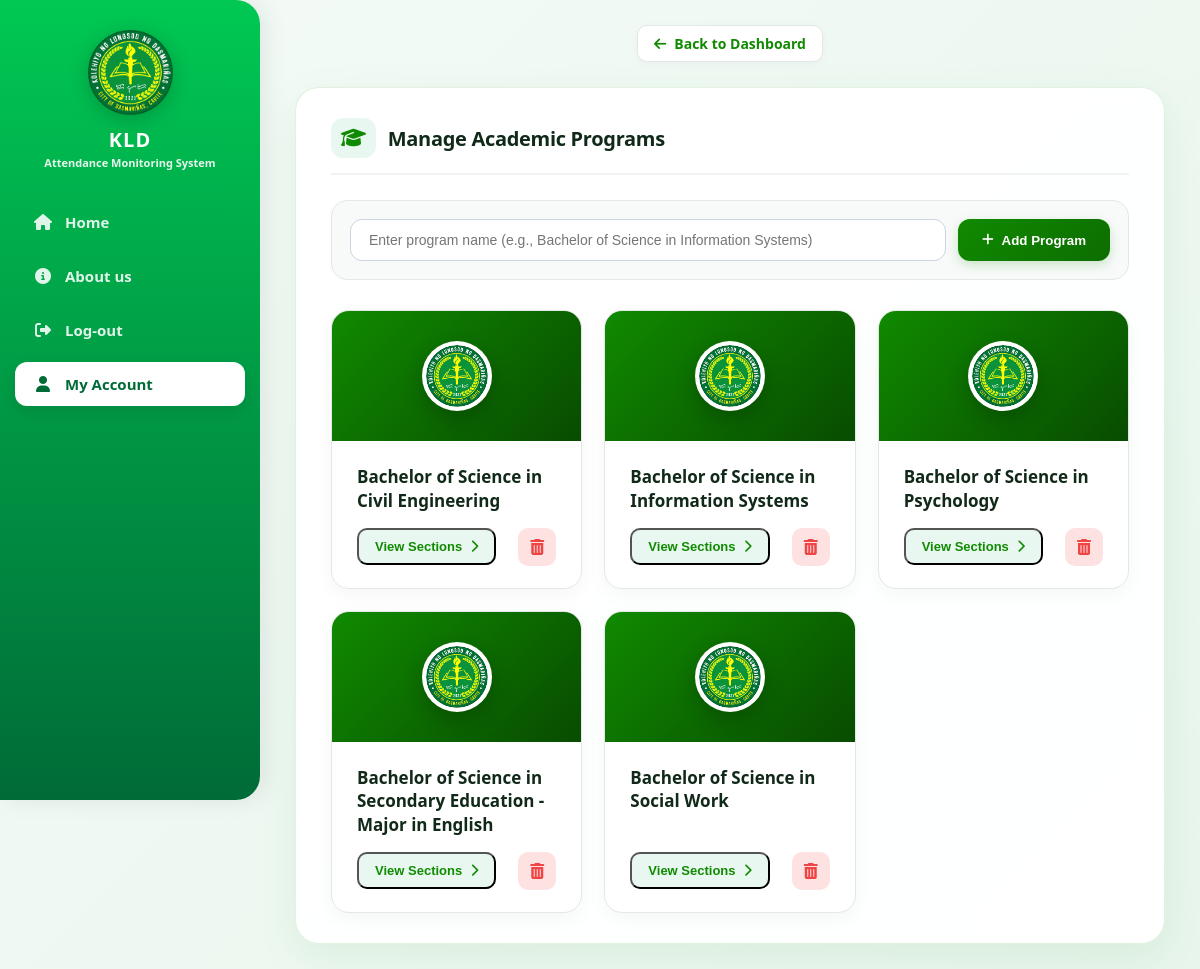
/manage_program.php (signed in), run on the app's committed database.
### tables this page shows
CREATE TABLE `programs` (
  `id` int(11) NOT NULL,
  `program_name` varchar(150) NOT NULL,
  `created_at` timestamp NOT NULL DEFAULT current_timestamp()
);

### manage_program.php (the view, shortened to what this page needs)
<?php
require_once 'db_connect.php';
$programs_result = $conn->query("SELECT * FROM programs ORDER BY program_name ASC");
?>
<!DOCTYPE html>
<html lang="en">
<head>
    <link rel="stylesheet" href="https://cdnjs.cloudflare.com/ajax/libs/font-awesome/6.4.0/css/all.min.css">
    <link rel="stylesheet" href="style.css?v=<?php echo time(); ?>">
</head>
<body>
    <nav>
        <div class="logo-container">
            <img src="kld-logo.png" alt="KLD Logo" class="sidebar-logo">
            <h3 class="brand-title">KLD</h3>
            <span class="brand-subtitle">Attendance Monitoring System</span>
        </div>
        <div class="nav-links">
            <a href="admin_dashboard.php"><i class="fa-solid fa-house"></i> Home</a>
            <a href="about.php"><i class="fa-solid fa-circle-info"></i> About us</a>
            <a href="logout.php"><i class="fa-solid fa-right-from-bracket"></i> Log-out</a>
            <a href="admin_dashboard.php" class="active"><i class="fa-solid fa-user"></i> My Account</a>
        </div>
    </nav>
    <main class="main-wrapper">
        <div>
            <a href="admin_dashboard.php" class="back-btn"><i class="fa-solid fa-arrow-left"></i> Back to Dashboard</a>
        </div>
        <div class="styled-card">
            <div class="section-header">
                <h3><i class="fa-solid fa-graduation-cap"></i> Manage Academic Programs</h3>
            </div>
            <form action="manage_program.php" method="POST" class="form-inline">
                <input type="text" name="program_name" placeholder="Enter program name (e.g., Bachelor of Science in Information Systems)" required>
                <button type="submit"><i class="fa-solid fa-plus"></i> Add Program</button>
            </form>
            <div class="dashboard-cards-grid">
                <?php if ($programs_result && $programs_result->num_rows > 0): ?>
                    <?php while($prog = $programs_result->fetch_assoc()): ?>
                        <div class="dash-card" onclick="openYearModal(<?php echo $prog['id']; ?>, '<?php echo htmlspecialchars($prog['program_name'], ENT_QUOTES); ?>')">
                            <div class="dash-card-banner">
                                <div class="dash-card-icon">
                                    <img src="kld-logo.png" alt="KLD Logo">
                                </div>
                            </div>
                            <div class="dash-card-body">
                                <h4><?php echo htmlspecialchars($prog['program_name']); ?></h4>
                            </div>
                            <div class="dash-card-footer" onclick="event.stopPropagation();">
                                <button class="btn-view-sections" onclick="openYearModal(<?php echo $prog['id']; ?>, '<?php echo htmlspecialchars($prog['program_name'], ENT_QUOTES); ?>')">
                                    View Sections <i class="fa-solid fa-chevron-right"></i>
                                </button>
                                <a href="manage_program.php?delete_program=<?php echo $prog['id']; ?>" class="btn-delete" onclick="return confirm('Are you sure you want to delete this program? All sections under it will also be deleted.');" title="Delete Program">
                                    <i class="fa-solid fa-trash-can"></i>
                                </a>
                            </div>
                        </div>
                    <?php endwhile; ?>
                <?php else: ?>
                    <p style="text-align: center; color: #666; padding: 40px; font-style: italic; grid-column: span 3;">No programs added yet.</p>
                <?php endif; ?>
            </div>
        </div>
    </main>
</body>
</html>

### style.css (style rules this page uses)
* { margin: 0; padding: 0; box-sizing: border-box; }
html, body { width: 100%; min-height: 100vh; }
body { font-family: 'Segoe UI', Tahoma, Geneva, Verdana, sans-serif; color: #1e293b; display: flex; background-color: #f0f4f3; background-image: radial-gradient(circle at 95% 5%, rgba(0, 191, 99, 0.08) 0%, transparent 40%), radial-gradient(circle at 40% 90%, rgba(0, 191, 99, 0.05) 0%, transparent 40%); }
nav { width: 260px; height: 100vh; background: linear-gradient(180deg, #00c853 0%, #006b37 100%); padding: 30px 15px; display: flex; flex-direction: column; align-items: center; position: fixed; top: 0; left: 0; border-radius: 0 24px 24px 0; box-shadow: 6px 0 25px rgba(0, 0, 0, 0.08); z-index: 100; }
.logo-container { margin-bottom: 30px; text-align: center; width: 100%; }
.sidebar-logo { width: 85px; height: auto; filter: drop-shadow(0 4px 10px rgba(0, 0, 0, 0.2)); }
.brand-title { color: #ffffff; font-size: 20px; font-weight: 800; letter-spacing: 1px; margin-top: 6px; }
.brand-subtitle { color: rgba(255, 255, 255, 0.9); font-size: 11px; font-weight: 600; display: block; white-space: nowrap; margin-top: 2px; }
.nav-links { display: flex; flex-direction: column; gap: 10px; width: 100%; }
.nav-links a { color: rgba(255, 255, 255, 0.88); text-decoration: none; font-size: 15px; font-weight: 600; padding: 12px 18px; border-radius: 12px; display: flex; align-items: center; gap: 12px; transition: all 0.3s ease; }
.nav-links a i { font-size: 16px; width: 20px; text-align: center; }
.nav-links a.active { background: #ffffff; color: #006b37; box-shadow: 0 5px 15px rgba(0, 0, 0, 0.1); }
.main-wrapper { margin-left: 260px; width: calc(100% - 260px); min-height: 100vh; display: flex; align-items: center; justify-content: center; padding: 40px 20px; }

### data on the page
programs: program_name "Bachelor of Science in Civil Engineering"
programs: program_name "Bachelor of Science in Information Systems"
programs: program_name "Bachelor of Science in Psychology"
programs: program_name "Bachelor of Science in Secondary Education - Major in English"
programs: program_name "Bachelor of Science in Social Work"
